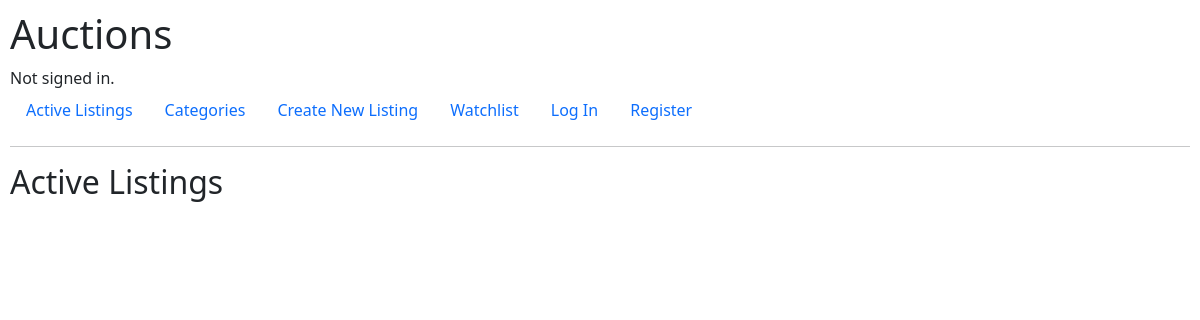
The app's page /, older data.
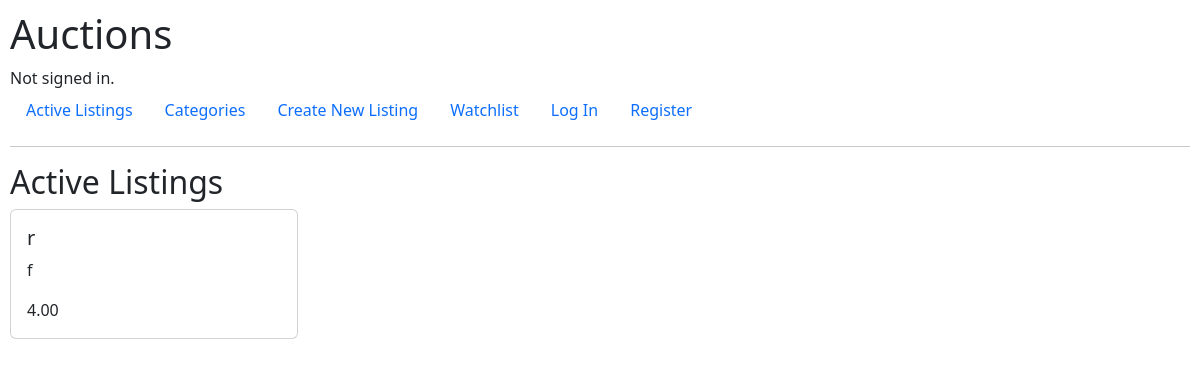
The same page, newer data.
### auctions/models.py (models this page shows)
class Auction(models.Model):
    title = models.CharField(max_length=64)
    img = models.ImageField(upload_to='uploads/', blank=True, default="uploads/No_image_available.svg.png")
    discription = models.CharField(max_length=200, null="False")
    price = models.DecimalField(max_digits=19,decimal_places=2, null="False", validators=[MinValueValidator(limit_value=1)])

### auctions/views.py (the view)
# urls.py: path("", views.index, name="index"),
def index(request):
    return render(request, "auctions/index.html", {"auctions":Auction.objects.all()})

### auctions/templates/auctions/index.html (shortened to what this page needs)
{% extends "auctions/layout.html" %}
{% block body %}
    <h2>Active Listings</h2>
    {% for auction in auctions %}
    <div class="card" style="width: 18rem;">
        <div class="card-body">
          <h5 class="card-title">{{auction.title}}</h5>
          <p class="card-text">{{auction.discription}}</p>
          <p class="card-text">{{auction.price}}</p>
        </div>
      </div>
    {% endfor %}
{% endblock %}

### auctions/templates/auctions/layout.html (shortened to what this page needs)
{% load static %}
<!DOCTYPE html>
<html lang="en">
    <head>
        <link href="https://cdn.jsdelivr.net/npm/bootstrap@5.2.0/dist/css/bootstrap.min.css" rel="stylesheet">
        <link href="{% static 'auctions/styles.css' %}" rel="stylesheet">
    </head>
    <body>
        <h1>Auctions</h1>
        <div>
            {% if user.is_authenticated %}
                Signed in as <strong>{{ user.username }}</strong>.
            {% else %}
                Not signed in.
            {% endif %}
        </div>
        <ul class="nav">
            <li class="nav-item">
                <a class="nav-link" href="{% url 'index' %}">Active Listings</a>
            </li>
            <li class="nav-item">
                <a class="nav-link" href="{% url 'categories' %}">Categories</a>
            </li>
            <li class="nav-item">
                <a class="nav-link" href="{% url 'new_listing' %}">Create New Listing</a>
            </li>
            <li class="nav-item">
                <a class="nav-link" href="{% url 'watchlist' %}">Watchlist</a>
            </li>
            {% if user.is_authenticated %}
                <li class="nav-item">
                    <a class="nav-link" href="{% url 'logout' %}">Log Out</a>
                </li>
            {% else %}
                <li class="nav-item">
                    <a class="nav-link" href="{% url 'login' %}">Log In</a>
                </li>
                <li class="nav-item">
                    <a class="nav-link" href="{% url 'register' %}">Register</a>
                </li>
            {% endif %}
        </ul>
        <hr>
        {% block body %}
        {% endblock %}
    </body>
</html>

### auctions/static/auctions/styles.css (style rules this page uses)
body { padding: 10px; }

Row changes from the older to the newer data that the page shows:
added Auction: title "r", discription "f", price "4.00"
